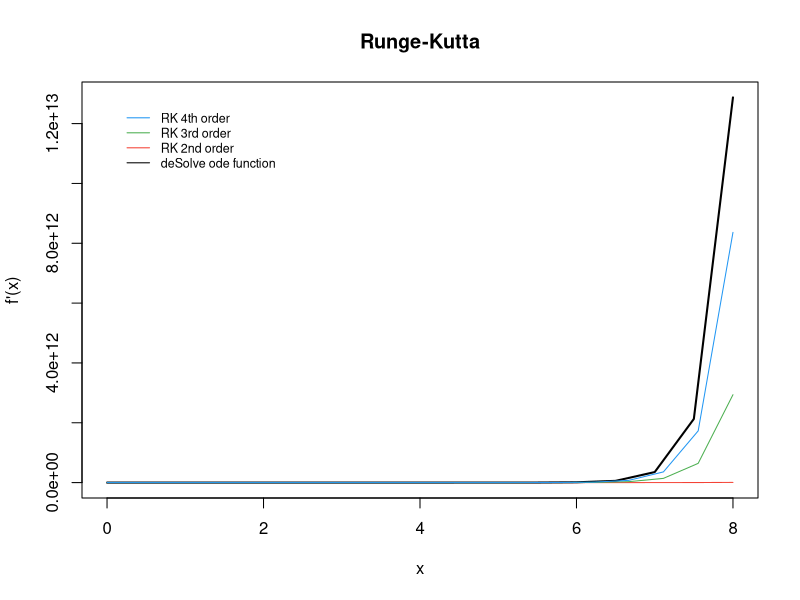
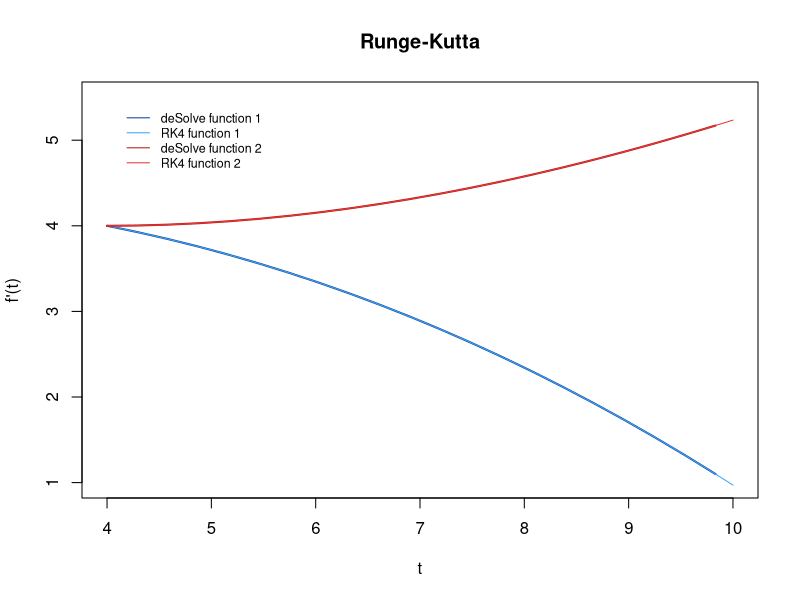
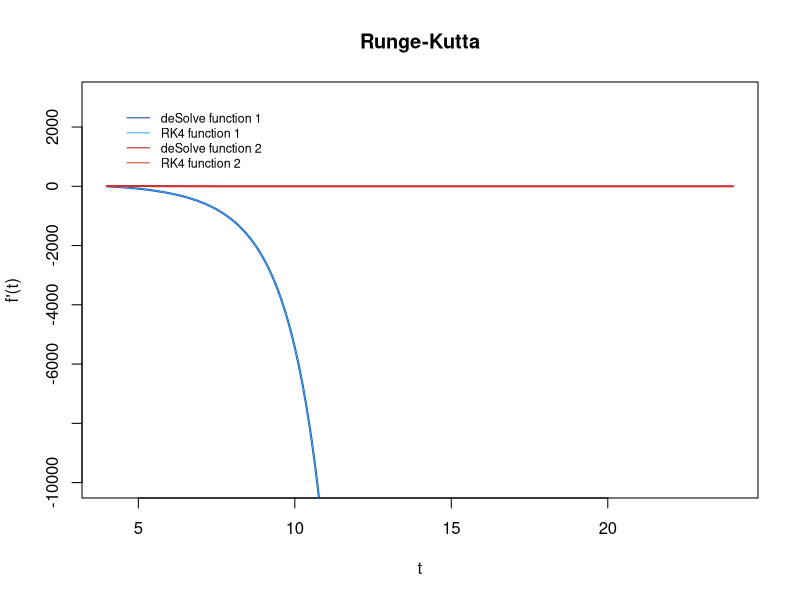
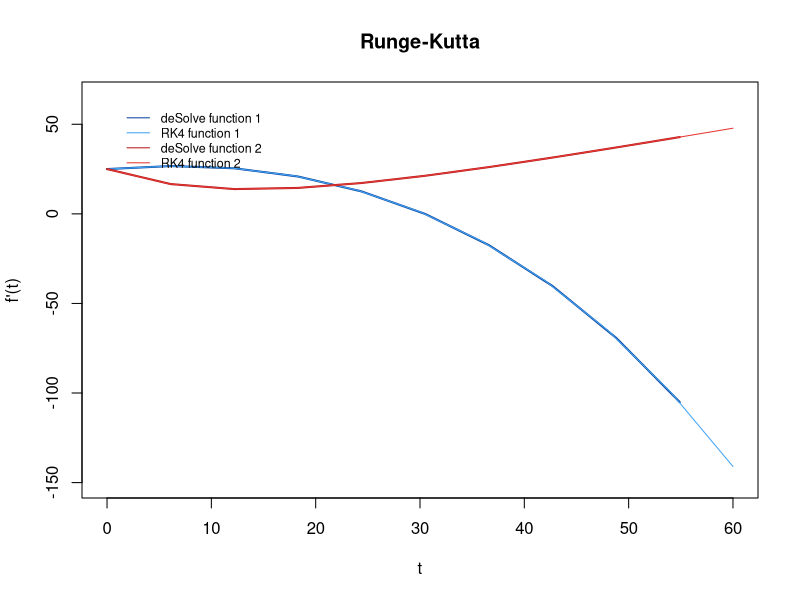

Write the R code that produced these figures, in order.
#*******************************************************************************
#* AUTHOR(S) :
#*     Bruno Gonzalez Soria          (A01169284)
#*     Antonio Osamu Katagiri Tanaka (A01212611)
#*
#* FILENAME :
#*     MidtermExam.R
#*
#* DESCRIPTION :
#*     Simulations (Ene 19 Gpo 1)
#*     Midterm Evaluation
#*
#* NOTES :
#*     -
#*
#* START DATE :
#*     20 Mar 2019
#*******************************************************************************
################################################################################
# Second section (40 points)
# Algorithm Coding. All algorithms must be coded by yourself. The only libraries accepted for this part are the ones that already come with the R language. Do not use any package that already have the algorithm coded. Also, the code must be commented with the instructions to use your code and at least one function to demonstrate its functionality. It is recommended to do a flow chart to explain the logic of the algorithm.

#-------------------------------------------------------------------------------
#c) Runge-Kutta. The algorithm will receive an ODE, initial values for x and y, the step size and the upper bound. The output will be the plot of the second, third and fourth order RK approximations. To demonstrate the functionality of your code, use the analytical answer of the ODE to compare all the approximations (30 points)

rm(list = ls(all = TRUE)) # Delete workspace
graphics.off() # Clear plots
cat("\014") # Clear console

# -----

# Runge-Kutta - 2nd order
rungeKutta2 <- function(funct, x0, y0, x1, n) {
  f <- function(xx, yy) {
    return(eval(parse(text = funct), envir = list(x = xx, y = yy)))
  }
  
  vx <- double(n + 1)
  vy <- double(n + 1)
  vx[1] <- x <- x0
  vy[1] <- y <- y0
  h <- (x1 - x0) / n
  for (i in 1:n) {
    # from http://campus.usal.es/~mpg/Personales/PersonalMAGL/Docencia/MetNumTema4Teo(09-10).pdf
    k1 <- h * f(x, y)
    k2 <- h * f(x + 0.5 * h, y + 0.5 * k1)
    vx[i + 1] <- x <- x0 + i * h
    vy[i + 1] <- y <- y + (k1 + k2) / 2
  }
  return(cbind(vx, vy))
}

# -----

# Runge-Kutta - 3rd order
rungeKutta3 <- function(funct, x0, y0, x1, n) {
  f <- function(xx, yy) {
    return(eval(parse(text = funct), envir = list(x = xx, y = yy)))
  }
  
  vx <- double(n + 1)
  vy <- double(n + 1)
  vx[1] <- x <- x0
  vy[1] <- y <- y0
  h <- (x1 - x0) / n
  for (i in 1:n) {
    # from http://campus.usal.es/~mpg/Personales/PersonalMAGL/Docencia/MetNumTema4Teo(09-10).pdf
    k1 <- h * f(x, y)
    k2 <- h * f(x + 0.5 * h, y + 0.5 * k1)
    k3 <- h * f(x + h, y - k1 + 2 * k2)
    vx[i + 1] <- x <- x0 + i * h
    vy[i + 1] <- y <- y + (k1 + 4 * k2 + k3) / 6
  }
  return(cbind(vx, vy))
}

# -----

# Runge-Kutta - 4th order
rungeKutta4 <- function(funct, x0, y0, x1, n) {
  f <- function(xx, yy) {
    return(eval(parse(text = funct), envir = list(x = xx, y = yy)))
  }
  
  vx <- double(n + 1)
  vy <- double(n + 1)
  vx[1] <- x <- x0
  vy[1] <- y <- y0
  h <- (x1 - x0) / n
  for (i in 1:n) {
    # from http://campus.usal.es/~mpg/Personales/PersonalMAGL/Docencia/MetNumTema4Teo(09-10).pdf
    k1 <- h * f(x, y)
    k2 <- h * f(x + 0.5 * h, y + 0.5 * k1)
    k3 <- h * f(x + 0.5 * h, y + 0.5 * k2)
    k4 <- h * f(x + h, y + k3)
    vx[i + 1] <- x <- x0 + i * h
    vy[i + 1] <- y <- y + (k1 + 2 * k2 + 2 * k3 + k4) / 6
  }
  return(cbind(vx, vy))
}

# -----

library (deSolve)
RKPlot <- function(func, x0, y0, x1, n) {
  # Plot of the second, third and fourth order RK approximations
  #
  # Parameters
  # ----------
  # func : string
  # ODE function of two variabless
  # x0, y0 : numeric
  # initial values
  # x1 : numeric
  # upper bound
  # n : numeric
  # number of steps
  #
  # Returns
  # -------
  # void
  
  # Calculate aproxminations
  rk2 = rungeKutta2(func, x0, y0, x1, n)
  rk3 = rungeKutta3(func, x0, y0, x1, n)
  rk4 = rungeKutta4(func, x0, y0, x1, n)
  
  x2 <- rk2[, 1]
  y2 <- rk2[, 2]
  
  x3 <- rk3[, 1]
  y3 <- rk3[, 2]
  
  x4 <- rk4[, 1]
  y4 <- rk4[, 2]
  
  # Compute analytical answer of the ODE to compare all the approximations
  model <- function(x, y, parms) {
    with(as.list(c(y, parms)), {
      dy = eval(parse(text = funct), envir = list(x, y))#2*x^3 + y
      list(dy)
    })
  }
  y <- c(y = init_y)
  parms <- c()
  x <-
    seq(init_x,
        upper_bound,
        length(init_x:upper_bound) / number_of_steps)
  out <- ode(y, times = x, model, parms)
  
  # Plot
  plot(
    out,
    xlab = "x",
    ylab = "f'(x)",
    type = "l",
    main = ' Runge-Kutta ',
    col = "black",
    lwd = 2
  )
  
  lines(x2, y2, col = "#f44336")
  lines(x3, y3, col = "#4caf50")
  lines(x4, y4, col = "#2196f3")
  
  legend(
    'topleft',
    inset = .05,
    legend = c(
      "RK 4th order",
      "RK 3rd order",
      "RK 2nd order",
      "deSolve ode function"
    ),
    col = c('#2196f3', '#4caf50', '#f44336', 'black'),
    lwd = c(1),
    bty = 'n',
    cex = .75
  )
}

# -----

# ODE to be evaluated (enter it as a string):
funct = "4.5*y - 0.9*y"
# Enter Y initial Value:
init_y = 4
# Enter X initial Value:
init_x = 0
# Enter Upper bound
upper_bound = 8
# Enter number of steps (the step size is going to be calculated calculated):
number_of_steps = length(init_x:upper_bound) * 2

# Calling the function for the solution:
RKPlot(funct, init_x, init_y, upper_bound, number_of_steps)

#-------------------------------------------------------------------------------
#d) Coupled Runge-Kutta. Modify the fourth order RK algorithm to receive two ODEs. The output will be the plot of both ODEs approximations. (10 points)

library (deSolve)
RKPlot2 <- function(func_1, func_2, x0, y0, x1, n, plot_ymin, plot_ymax) {
  # Plot of the second, third and fourth order RK approximations
  #
  # Parameters
  # ----------
  # func : string
  # ODE function of two variabless
  # x0, y0 : numeric
  # initial values
  # x1 : numeric
  # upper bound
  # n : numeric
  # number of steps
  # plot_ymin, plot_ymax : numeric
  # set the plot y-axis range
  #
  # Returns
  # -------
  # void
  
  # Calculate aproxminations
  rk4_1 = rungeKutta4(func_1, x0, y0, x1, n)
  rk4_2 = rungeKutta4(func_2, x0, y0, x1, n)
  
  x4_1 <- rk4_1[, 1]
  y4_1 <- rk4_1[, 2]
  
  x4_2 <- rk4_2[, 1]
  y4_2 <- rk4_2[, 2]
  
  # Compute analytical answer of the ODE to compare all the approximations
  model_1 <- function(x, y, parms) {
    with(as.list(c(y, parms)), {
      dy = eval(parse(text = func_1), envir = list(x, y))#2*x^3 + y
      list(dy)
    })
  }
  y <- c(y = init_y)
  parms <- c()
  x <-
    seq(init_x,
        upper_bound,
        length(init_x:upper_bound) / number_of_steps)
  out_1 <- ode(y, times = x, model_1, parms)

  model_2 <- function(x, y, parms) {
    with(as.list(c(y, parms)), {
      dy = eval(parse(text = func_2), envir = list(x, y))#2*x^3 + y
      list(dy)
    })
  }
  y <- c(y = init_y)
  parms <- c()
  x <-
    seq(init_x,
        upper_bound,
        length(init_x:upper_bound) / number_of_steps)
  out_2 <- ode(y, times = x, model_2, parms)
  
  ### Plot
  
  # deSolve function 1
  plot(
    out_1,
    xlab = "t",
    ylab = "f'(t)",
    type = "l",
    main = ' Runge-Kutta ',
    col = "#0d47a1", # blue darken-4
    lwd = 2,
    xlim=c(init_x, upper_bound),
    ylim=c(plot_ymin, plot_ymax)
  )

  # RK4 function 1
  lines(x4_1, y4_1, col = "#42a5f5") # blue lighten-1
  
  # deSolve function 2
  lines(out_2, col = "#b71c1c", lwd = 2) # blue lighten-1

  # RK4 function 2
  lines(x4_2, y4_2, col = "#e53935") # red darken-1
  
  legend(
    'topleft',
    inset = .05,
    legend = c(
      "deSolve function 1",
      "RK4 function 1",
      "deSolve function 2",
      "RK4 function 2"
    ),
    col = c('#0d47a1', '#42a5f5', '#b71c1c', '#e53935'),
    lwd = c(1),
    bty = 'n',
    cex = .75
  )
}

# -----

# dx_1/dt = -(2/25)x_1 + (1/50)x_2
# dx_2/dt =  (2/25)x_1 - (2/25)x_2

# ODEs to be evaluated (enter it as a string):
funct_1 = "-(2/25)*x + (1/50)*y"
funct_2 = "(2/25)*x - (2/25)*y"
# Enter Y initial Value:
init_y = 4
# Enter X initial Value:
init_x = 4
# Enter Upper bound
upper_bound = 10
# Enter number of steps (the step size is going to be calculated calculated):
number_of_steps = 24

# Calling the function for the solution:
RKPlot2(funct_1, funct_2, init_x, init_y, upper_bound, number_of_steps, 1, 5.5)

################################################################################
# Third Section (60 points)
# Applied Computing. In this section you will use your fourth-order coupled Runge-Kutta algorithm code to solve different problems. Compare your answers with the "ode" function from the "deSolve" R package. Plot your answer vs the deSolve answer. Justify if the problem is stiff or not, the chosen step size, and the time units that the step size represent (seconds, minutes, hours, days, etc).

#-------------------------------------------------------------------------------
# c) Lotka-Volterra equations / predator-prey equations. The following ODEs describe the interaction between foxes and bunnies.
#
# dx/dt = -16x + 0.08xy
# dy/dt = 4.5y - 0.9xy
#
# At the start of the model there are 4 foxes and 4 bunnies. Choose the best step size to model the first 2 years of the ecosystem (30 points)

# ODEs to be evaluated (enter it as a string):
funct_1 = "-16*x + 0.08*x*y"
funct_2 = "4.5*y - 0.9*x*y"
# Enter Y initial Value:
init_y = 4
# Enter X initial Value:
init_x = 4
# Enter Upper bound
upper_bound = 24 # 2 yrs = 24 months
# Enter number of steps (the step size is going to be calculated calculated):
number_of_steps = 1700

# Calling the function for the solution:
RKPlot2(funct_1, funct_2, init_x, init_y, upper_bound, number_of_steps, -10000, 3000)

#-------------------------------------------------------------------------------
# d) Coupled water tanks. Two water tanks are joined as depicted in the Figure 1. The model that describes the water flow from one tank to the other [gallon/minute] is given by the following ODEs:
#
# dx_1/dt = -(2/25)x_1 + (1/50)x_2
# dx_2/dt =  (2/25)x_1 - (2/25)x_2
#
# Choose the best step size to model the first 60 minutes. Assume that the first tank has 25 gallons and the second tank is empty before the h2 door is opened. (30 points)

# ODEs to be evaluated (enter it as a string):
funct_1 = "-(2/25)*x + (1/50)*y"
funct_2 = "(2/25)*x - (2/25)*y"
# Enter Y initial Value:
init_y = 25
# Enter X initial Value:
init_x = 0
# Enter Upper bound
upper_bound = 60 # minutes
# Enter number of steps (the step size is going to be calculated calculated):
number_of_steps = 10

# Calling the function for the solution:
RKPlot2(funct_1, funct_2, init_x, init_y, upper_bound, number_of_steps, -150, 65)
